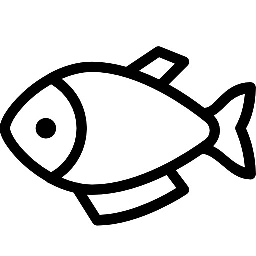
#> input picture img/fish.jpg, 256 x 256 px
$ python 13transform2.py
#> lines starting #> are read from the running program, lines starting #| are printed output that depends on the picture
import cv2
import numpy as np

img = cv2.imread('./img/fish.jpg')
#> img is the input picture: shape (256, 256, 3); min 0, max 255, mean 211.5
rows, cols, _ = img.shape
#> rows = 256; cols = 256

mtrx_filpx = np.float32([[-1, 0, cols], [0,1,0]])
#> mtrx_filpx = [[-1, 0, 256], [0, 1, 0]]
mtrx_filpy = np.float32([[1, 0, 0], [0,-1,rows]])
#> mtrx_filpy = [[1, 0, 0], [0, -1, 256]]
mtrx_filpxy = np.float32([[-1, 0, cols], [0,-1,rows]])
#> mtrx_filpxy = [[-1, 0, 256], [0, -1, 256]]

img1 = cv2.warpAffine(img, mtrx_filpx, (cols, rows))
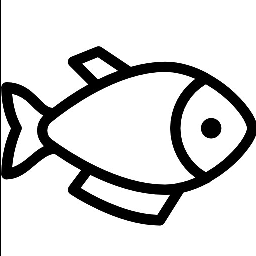
#> img1: shape (256, 256, 3); min 0, max 255, mean 210.5
img2 = cv2.warpAffine(img, mtrx_filpy, (cols, rows))
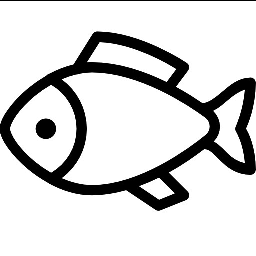
#> img2: shape (256, 256, 3); min 0, max 255, mean 210.5
img3 = cv2.warpAffine(img, mtrx_filpxy, (cols, rows))
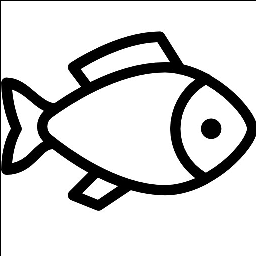
#> img3: shape (256, 256, 3); min 0, max 255, mean 209.5

cv2.imshow('img1', img1)
cv2.imshow('img2', img2)
cv2.imshow('img3', img3)
cv2.imshow('img', img)

cv2.waitKey()
cv2.destroyAllWindows()

#좌우 반전을 파이썬 프로그램으로
img_flipx =np.zeros_like(img)

for x in range(cols):
    for y in range(rows):
        # img_flipx[x,y] = img[cols-x-1, y] # x,y가 반대라 상하 반전이 됨
        img_flipx[y,x] = img[y, cols-x-1] # x,y가 반대라 상하 반전이 됨
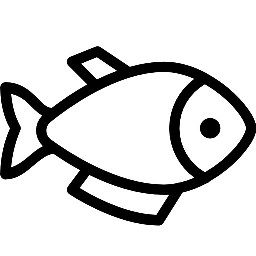
#> img_flipx: shape (256, 256, 3); min 0, max 255, mean 211.5

array_flipx = np.zeros_like(img)
for x in range(cols):
    array_flipx[:, x] = img[:, cols-x-1]

img_flipy = np.zeros_like(img)
for x in range(cols):
    for y in range(rows):
        img_flipy[y,x] = img[rows -y -1, x]
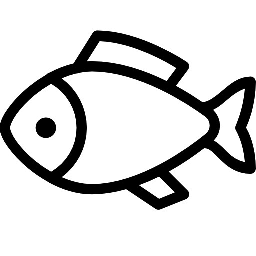
#> img_flipy: shape (256, 256, 3); min 0, max 255, mean 211.5

cv2.imshow('flipx', img_flipx)
cv2.imshow('flipy', img_flipy)
cv2.imshow('img', img)
cv2.waitKey()
cv2.destroyAllWindows()
# 회전전화병렬
# 대칭변환행렬
#
